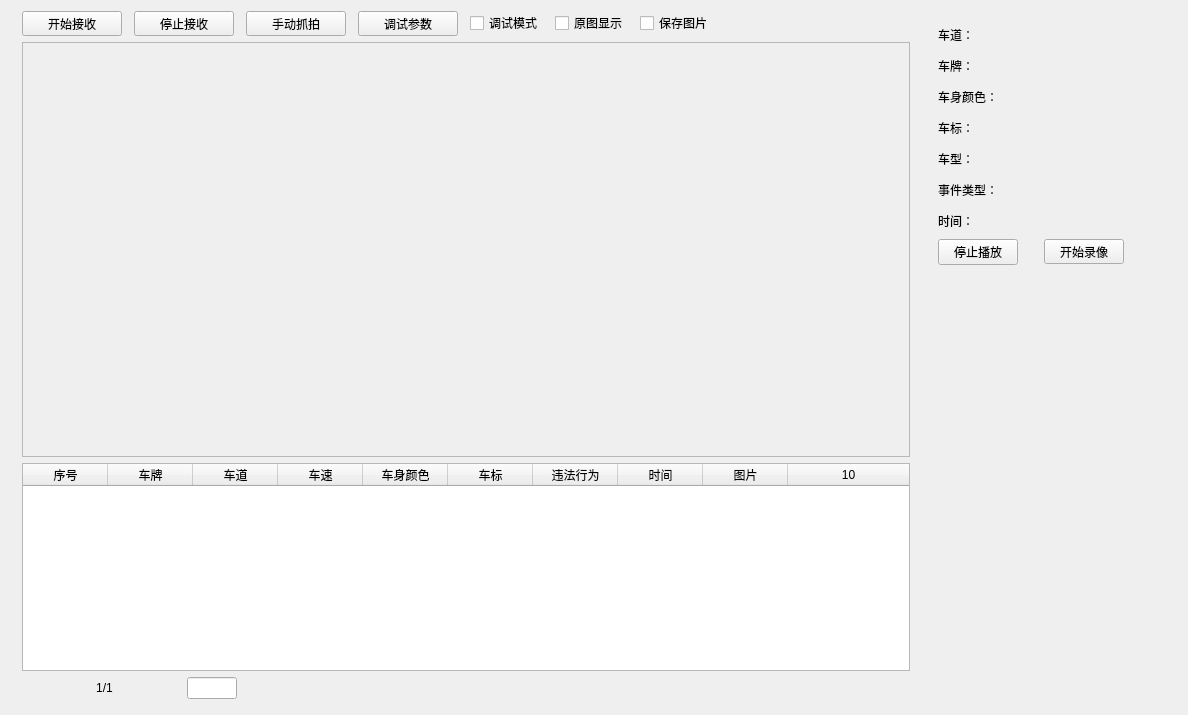
<?xml version="1.0" encoding="UTF-8"?>
<ui version="4.0">
 <class>Dlg_PicView</class>
 <widget class="QWidget" name="Dlg_PicView">
  <property name="geometry">
   <rect>
    <x>0</x>
    <y>0</y>
    <width>1188</width>
    <height>715</height>
   </rect>
  </property>
  <property name="windowTitle">
   <string>Dlg_PicView</string>
  </property>
  <layout class="QHBoxLayout" name="horizontalLayout" stretch="5,2">
   <item>
    <widget class="QWidget" name="widget" native="true">
     <layout class="QVBoxLayout" name="verticalLayout" stretch="0,2,1,0">
      <property name="topMargin">
       <number>0</number>
      </property>
      <property name="bottomMargin">
       <number>5</number>
      </property>
      <item>
       <layout class="QHBoxLayout" name="horizontalLayout_2">
        <property name="spacing">
         <number>12</number>
        </property>
        <item>
         <widget class="QPushButton" name="btn_startRecv">
          <property name="minimumSize">
           <size>
            <width>100</width>
            <height>25</height>
           </size>
          </property>
          <property name="maximumSize">
           <size>
            <width>100</width>
            <height>16777215</height>
           </size>
          </property>
          <property name="focusPolicy">
           <enum>Qt::NoFocus</enum>
          </property>
          <property name="text">
           <string>开始接收</string>
          </property>
         </widget>
        </item>
        <item>
         <widget class="QPushButton" name="btn_stopRecv">
          <property name="minimumSize">
           <size>
            <width>100</width>
            <height>25</height>
           </size>
          </property>
          <property name="maximumSize">
           <size>
            <width>100</width>
            <height>16777215</height>
           </size>
          </property>
          <property name="focusPolicy">
           <enum>Qt::NoFocus</enum>
          </property>
          <property name="text">
           <string>停止接收</string>
          </property>
         </widget>
        </item>
        <item>
         <widget class="QPushButton" name="btn_snap">
          <property name="minimumSize">
           <size>
            <width>100</width>
            <height>25</height>
           </size>
          </property>
          <property name="maximumSize">
           <size>
            <width>100</width>
            <height>16777215</height>
           </size>
          </property>
          <property name="focusPolicy">
           <enum>Qt::NoFocus</enum>
          </property>
          <property name="text">
           <string>手动抓拍</string>
          </property>
         </widget>
        </item>
        <item>
         <widget class="QPushButton" name="btn_debugParam">
          <property name="minimumSize">
           <size>
            <width>100</width>
            <height>25</height>
           </size>
          </property>
          <property name="maximumSize">
           <size>
            <width>100</width>
            <height>16777215</height>
           </size>
          </property>
          <property name="focusPolicy">
           <enum>Qt::NoFocus</enum>
          </property>
          <property name="text">
           <string>调试参数</string>
          </property>
         </widget>
        </item>
        <item>
         <widget class="QCheckBox" name="chk_debug">
          <property name="text">
           <string>调试模式</string>
          </property>
         </widget>
        </item>
        <item>
         <widget class="QCheckBox" name="chk_originShow">
          <property name="text">
           <string>原图显示</string>
          </property>
         </widget>
        </item>
        <item>
         <widget class="QCheckBox" name="chk_savePic">
          <property name="text">
           <string>保存图片</string>
          </property>
         </widget>
        </item>
        <item>
         <spacer name="horizontalSpacer">
          <property name="orientation">
           <enum>Qt::Horizontal</enum>
          </property>
          <property name="sizeHint" stdset="0">
           <size>
            <width>40</width>
            <height>20</height>
           </size>
          </property>
         </spacer>
        </item>
       </layout>
      </item>
      <item>
       <widget class="QScrollArea" name="scrollArea">
        <property name="widgetResizable">
         <bool>true</bool>
        </property>
        <widget class="QWidget" name="scrollAreaWidgetContents">
         <property name="geometry">
          <rect>
           <x>0</x>
           <y>0</y>
           <width>894</width>
           <height>416</height>
          </rect>
         </property>
         <layout class="QVBoxLayout" name="verticalLayout_3">
          <property name="leftMargin">
           <number>0</number>
          </property>
          <property name="topMargin">
           <number>0</number>
          </property>
          <property name="rightMargin">
           <number>0</number>
          </property>
          <property name="bottomMargin">
           <number>0</number>
          </property>
          <item>
           <widget class="Dlg_PictureDraw" name="lab_picShow" native="true"/>
          </item>
         </layout>
        </widget>
       </widget>
      </item>
      <item>
       <widget class="QTreeWidget" name="treeWidget">
        <property name="styleSheet">
         <string notr="true"/>
        </property>
        <attribute name="headerDefaultSectionSize">
         <number>85</number>
        </attribute>
        <attribute name="headerStretchLastSection">
         <bool>true</bool>
        </attribute>
        <column>
         <property name="text">
          <string>序号</string>
         </property>
         <property name="textAlignment">
          <set>AlignCenter</set>
         </property>
        </column>
        <column>
         <property name="text">
          <string>车牌</string>
         </property>
         <property name="textAlignment">
          <set>AlignCenter</set>
         </property>
        </column>
        <column>
         <property name="text">
          <string>车道</string>
         </property>
         <property name="textAlignment">
          <set>AlignCenter</set>
         </property>
        </column>
        <column>
         <property name="text">
          <string>车速</string>
         </property>
         <property name="textAlignment">
          <set>AlignCenter</set>
         </property>
        </column>
        <column>
         <property name="text">
          <string>车身颜色</string>
         </property>
         <property name="textAlignment">
          <set>AlignCenter</set>
         </property>
        </column>
        <column>
         <property name="text">
          <string>车标</string>
         </property>
         <property name="textAlignment">
          <set>AlignCenter</set>
         </property>
        </column>
        <column>
         <property name="text">
          <string>违法行为</string>
         </property>
         <property name="textAlignment">
          <set>AlignCenter</set>
         </property>
        </column>
        <column>
         <property name="text">
          <string>时间</string>
         </property>
         <property name="textAlignment">
          <set>AlignCenter</set>
         </property>
        </column>
        <column>
         <property name="text">
          <string>图片</string>
         </property>
         <property name="textAlignment">
          <set>AlignCenter</set>
         </property>
        </column>
        <column>
         <property name="text">
          <string/>
         </property>
         <property name="textAlignment">
          <set>AlignCenter</set>
         </property>
        </column>
       </widget>
      </item>
      <item>
       <widget class="QWidget" name="widget_3" native="true">
        <property name="minimumSize">
         <size>
          <width>0</width>
          <height>20</height>
         </size>
        </property>
        <property name="maximumSize">
         <size>
          <width>16777215</width>
          <height>40</height>
         </size>
        </property>
        <layout class="QHBoxLayout" name="horizontalLayout_3">
         <property name="spacing">
          <number>20</number>
         </property>
         <property name="leftMargin">
          <number>20</number>
         </property>
         <property name="topMargin">
          <number>0</number>
         </property>
         <property name="rightMargin">
          <number>0</number>
         </property>
         <property name="bottomMargin">
          <number>0</number>
         </property>
         <item>
          <widget class="QLabel" name="label_11">
           <property name="styleSheet">
            <string notr="true">QLabel
{
	opacity: 0.5;
	}</string>
           </property>
           <property name="text">
            <string/>
           </property>
           <property name="pixmap">
            <pixmap resource="res.qrc">:/Dlg_Login/Resources/image/page_first.png</pixmap>
           </property>
          </widget>
         </item>
         <item>
          <widget class="QLabel" name="label_13">
           <property name="text">
            <string/>
           </property>
           <property name="pixmap">
            <pixmap>Resources/image/page_previous.png</pixmap>
           </property>
          </widget>
         </item>
         <item>
          <widget class="QLabel" name="label_9">
           <property name="text">
            <string>1/1</string>
           </property>
           <property name="alignment">
            <set>Qt::AlignCenter</set>
           </property>
          </widget>
         </item>
         <item>
          <widget class="QLabel" name="label_15">
           <property name="text">
            <string/>
           </property>
           <property name="pixmap">
            <pixmap resource="res.qrc">:/Dlg_Login/Resources/image/page_next.png</pixmap>
           </property>
          </widget>
         </item>
         <item>
          <widget class="QLabel" name="label_17">
           <property name="text">
            <string/>
           </property>
           <property name="pixmap">
            <pixmap resource="res.qrc">:/Dlg_Login/Resources/image/page_last.png</pixmap>
           </property>
          </widget>
         </item>
         <item>
          <widget class="QLineEdit" name="ledt_go">
           <property name="minimumSize">
            <size>
             <width>50</width>
             <height>0</height>
            </size>
           </property>
           <property name="maximumSize">
            <size>
             <width>50</width>
             <height>16777215</height>
            </size>
           </property>
          </widget>
         </item>
         <item>
          <widget class="QLabel" name="label_18">
           <property name="text">
            <string/>
           </property>
           <property name="pixmap">
            <pixmap resource="res.qrc">:/Dlg_Login/Resources/image/page_goto.png</pixmap>
           </property>
          </widget>
         </item>
         <item>
          <spacer name="horizontalSpacer_3">
           <property name="orientation">
            <enum>Qt::Horizontal</enum>
           </property>
           <property name="sizeHint" stdset="0">
            <size>
             <width>419</width>
             <height>20</height>
            </size>
           </property>
          </spacer>
         </item>
        </layout>
       </widget>
      </item>
     </layout>
    </widget>
   </item>
   <item>
    <widget class="QWidget" name="widget_2" native="true">
     <property name="maximumSize">
      <size>
       <width>250</width>
       <height>16777215</height>
      </size>
     </property>
     <layout class="QVBoxLayout" name="verticalLayout_2" stretch="0,1,0">
      <item>
       <layout class="QFormLayout" name="formLayout">
        <item row="0" column="0">
         <widget class="QLabel" name="label_2">
          <property name="minimumSize">
           <size>
            <width>100</width>
            <height>25</height>
           </size>
          </property>
          <property name="text">
           <string>车道：</string>
          </property>
         </widget>
        </item>
        <item row="0" column="1">
         <widget class="QLabel" name="lab_lane">
          <property name="text">
           <string/>
          </property>
         </widget>
        </item>
        <item row="1" column="0">
         <widget class="QLabel" name="label_4">
          <property name="minimumSize">
           <size>
            <width>100</width>
            <height>25</height>
           </size>
          </property>
          <property name="text">
           <string>车牌：</string>
          </property>
         </widget>
        </item>
        <item row="1" column="1">
         <widget class="QLabel" name="lab_carNumber">
          <property name="text">
           <string/>
          </property>
         </widget>
        </item>
        <item row="2" column="0">
         <widget class="QLabel" name="label_6">
          <property name="minimumSize">
           <size>
            <width>100</width>
            <height>25</height>
           </size>
          </property>
          <property name="text">
           <string>车身颜色：</string>
          </property>
         </widget>
        </item>
        <item row="2" column="1">
         <widget class="QLabel" name="lab_color">
          <property name="text">
           <string/>
          </property>
         </widget>
        </item>
        <item row="3" column="0">
         <widget class="QLabel" name="label_8">
          <property name="minimumSize">
           <size>
            <width>100</width>
            <height>25</height>
           </size>
          </property>
          <property name="text">
           <string>车标：</string>
          </property>
         </widget>
        </item>
        <item row="3" column="1">
         <widget class="QLabel" name="lab_carLogo">
          <property name="text">
           <string/>
          </property>
         </widget>
        </item>
        <item row="4" column="0">
         <widget class="QLabel" name="label_10">
          <property name="minimumSize">
           <size>
            <width>100</width>
            <height>25</height>
           </size>
          </property>
          <property name="text">
           <string>车型：</string>
          </property>
         </widget>
        </item>
        <item row="4" column="1">
         <widget class="QLabel" name="lab_carType">
          <property name="text">
           <string/>
          </property>
         </widget>
        </item>
        <item row="5" column="0">
         <widget class="QLabel" name="label_12">
          <property name="minimumSize">
           <size>
            <width>100</width>
            <height>25</height>
           </size>
          </property>
          <property name="text">
           <string>事件类型：</string>
          </property>
         </widget>
        </item>
        <item row="5" column="1">
         <widget class="QLabel" name="lab_eventType">
          <property name="text">
           <string/>
          </property>
         </widget>
        </item>
        <item row="6" column="0">
         <widget class="QLabel" name="label_14">
          <property name="minimumSize">
           <size>
            <width>100</width>
            <height>25</height>
           </size>
          </property>
          <property name="text">
           <string>时间：</string>
          </property>
         </widget>
        </item>
        <item row="6" column="1">
         <widget class="QLabel" name="lab_time">
          <property name="text">
           <string/>
          </property>
         </widget>
        </item>
        <item row="7" column="0">
         <widget class="QPushButton" name="btn_stop">
          <property name="minimumSize">
           <size>
            <width>80</width>
            <height>25</height>
           </size>
          </property>
          <property name="maximumSize">
           <size>
            <width>80</width>
            <height>16777215</height>
           </size>
          </property>
          <property name="focusPolicy">
           <enum>Qt::NoFocus</enum>
          </property>
          <property name="text">
           <string>停止播放</string>
          </property>
         </widget>
        </item>
        <item row="7" column="1">
         <widget class="QPushButton" name="btn_startVideo">
          <property name="minimumSize">
           <size>
            <width>80</width>
            <height>25</height>
           </size>
          </property>
          <property name="maximumSize">
           <size>
            <width>80</width>
            <height>25</height>
           </size>
          </property>
          <property name="focusPolicy">
           <enum>Qt::NoFocus</enum>
          </property>
          <property name="text">
           <string>开始录像</string>
          </property>
         </widget>
        </item>
       </layout>
      </item>
      <item>
       <widget class="QLabel" name="label_16">
        <property name="minimumSize">
         <size>
          <width>250</width>
          <height>180</height>
         </size>
        </property>
        <property name="maximumSize">
         <size>
          <width>250</width>
          <height>180</height>
         </size>
        </property>
        <property name="text">
         <string/>
        </property>
       </widget>
      </item>
      <item>
       <spacer name="verticalSpacer">
        <property name="orientation">
         <enum>Qt::Vertical</enum>
        </property>
        <property name="sizeHint" stdset="0">
         <size>
          <width>20</width>
          <height>40</height>
         </size>
        </property>
       </spacer>
      </item>
     </layout>
    </widget>
   </item>
  </layout>
 </widget>
 <layoutdefault spacing="6" margin="11"/>
 <customwidgets>
  <customwidget>
   <class>Dlg_PictureDraw</class>
   <extends>QWidget</extends>
   <header>dlg_picturedraw.h</header>
   <container>1</container>
  </customwidget>
 </customwidgets>
 <resources>
  <include location="res.qrc"/>
 </resources>
 <connections/>
</ui>
